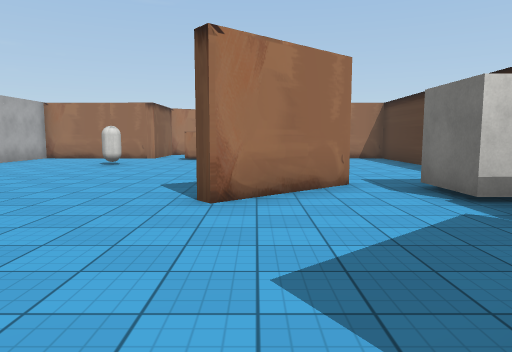
view 1 (above)

13 first-person views from a walk through a 3-D level made in the Unity game engine. The camera is 1.5 m above the floor, tilts 6° down and sees 70° across. The floor is counted in squares, 2 m on a side. Each view is taken from the middle of a square. On the plan, view 1 faces up. The plan holds only what a view shows up to about 11 squares ahead; the rest is blank. The place goes on beyond the plan. The player is left out. Some surface patterns are stand-ins.

view 2
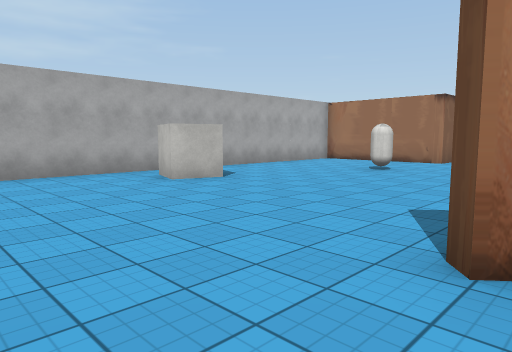

view 3
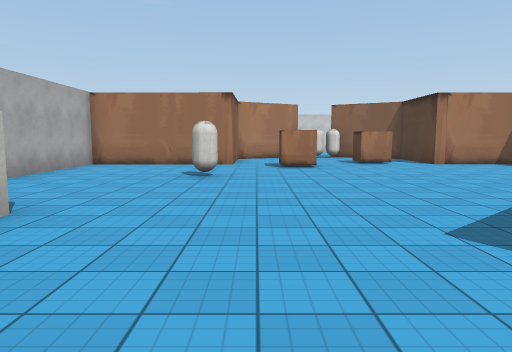

view 4
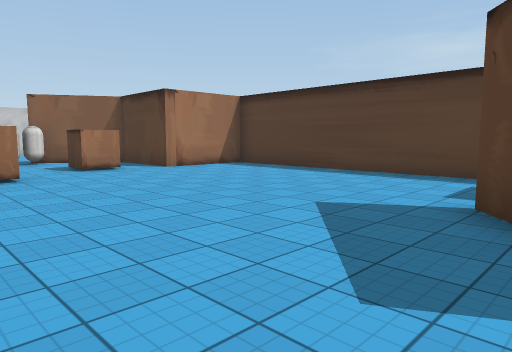

view 5
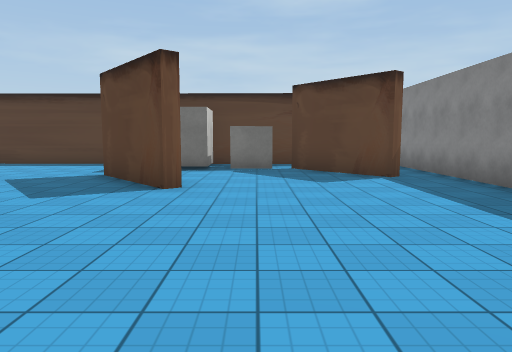

view 6
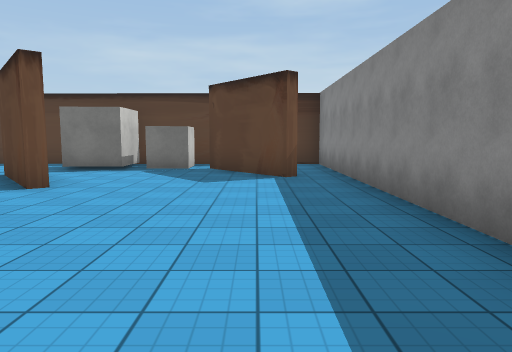

view 7
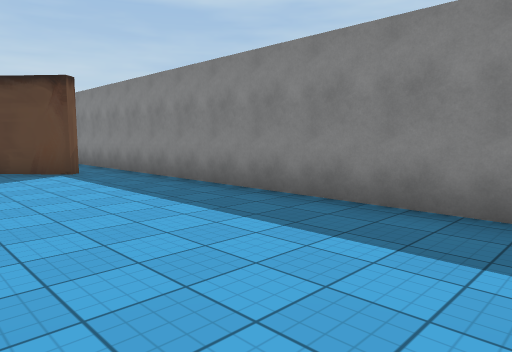

view 8
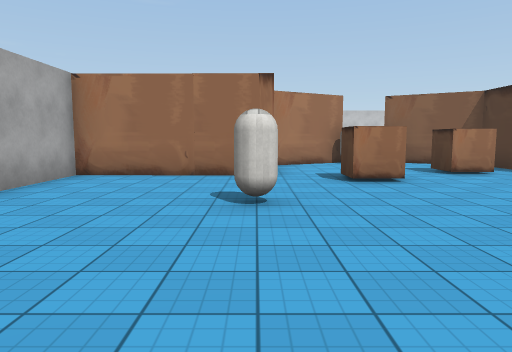

view 9
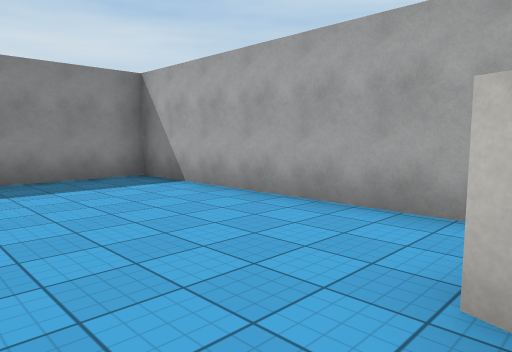

view 10
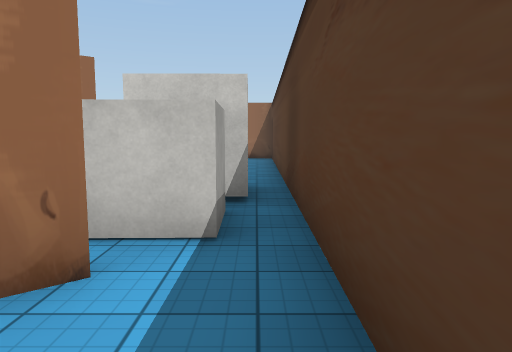

view 11
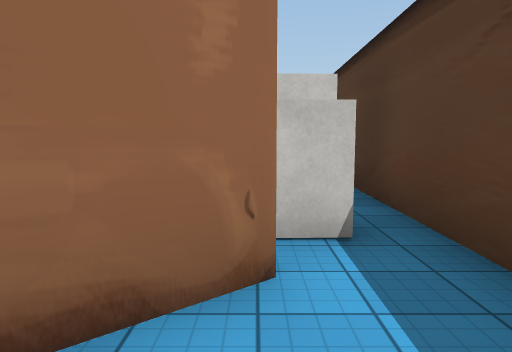

view 12
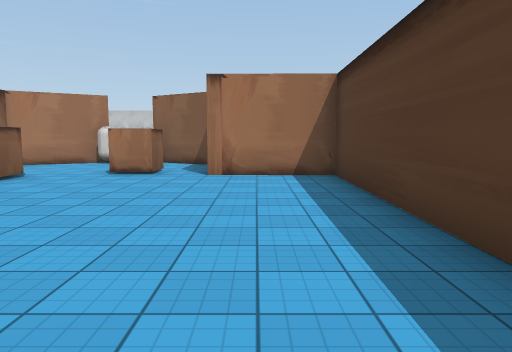

view 13
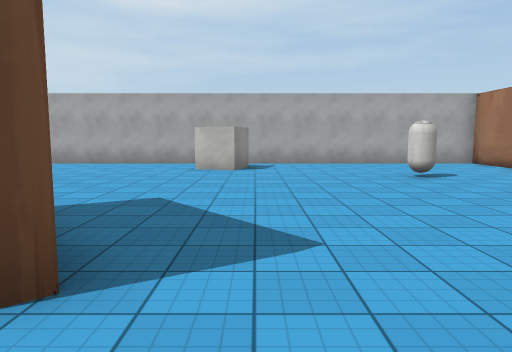

### Floor plan
Points are (right, up) in squares from view 1. A wall is a line through its corners. A room is listed if a view was taken in it or the views show most of it. See-through windows are left out.
Room 1 (views 1, 2, 3, 4, 5, 6, 7, 8, 9, 12, 13)
walls: (1.6, 5.9) (-0.5, 4.1) (-0.7, 4.3) (1.4, 6.1); (-3.6, 14.1) (-3.6, 13.2) (-7.6, 13.3) (-7.6, -0.8) (2.4, -0.8); (3.9, 4.2) (2.5, 4.1) (2.5, 5.6); (4.5, 4.9) (4.6, 13.1) (2, 13.2) (2.1, 15.6); (0.8, 0.4) (2.9, 2.1); (1.7, 16.1) (0.4, 16.9); (-1.5, 17) (-3.5, 15.9)
ways out: opening at (2, 0) to room 2; opening at (3, 3.5) to room 2; gap at (4, 5) to room 2
objects: cube (-6, 6); capsule (-4, 10); box (-2, 13); box (0, 14) to (1, 14); cube (3, 3)
Room 2 (views 10, 11)
walls: (3.1, 1.9) (2.2, 1.1); (2.4, -0.8) (4.4, -0.8) (4.5, 4.9)
ways out: opening at (2, 0) to room 1; opening at (3, 3.5) to room 1; gap at (4, 5) to room 1

Positions as (right, up) in squares from view 1, and headings:
1: (0, 0), facing up
2: (0, 2), facing up-left
3: (-3, 3), facing up
4: (-3, 5), facing up-right
5: (-6, 3), facing right
6: (-6, 1), facing right
7: (-7, 3), facing down-right
8: (-4, 6), facing up
9: (-4, 6), facing down-left
10: (4, 0), facing up
11: (3, 0), facing up
12: (3, 6), facing up
13: (3, 7), facing left
